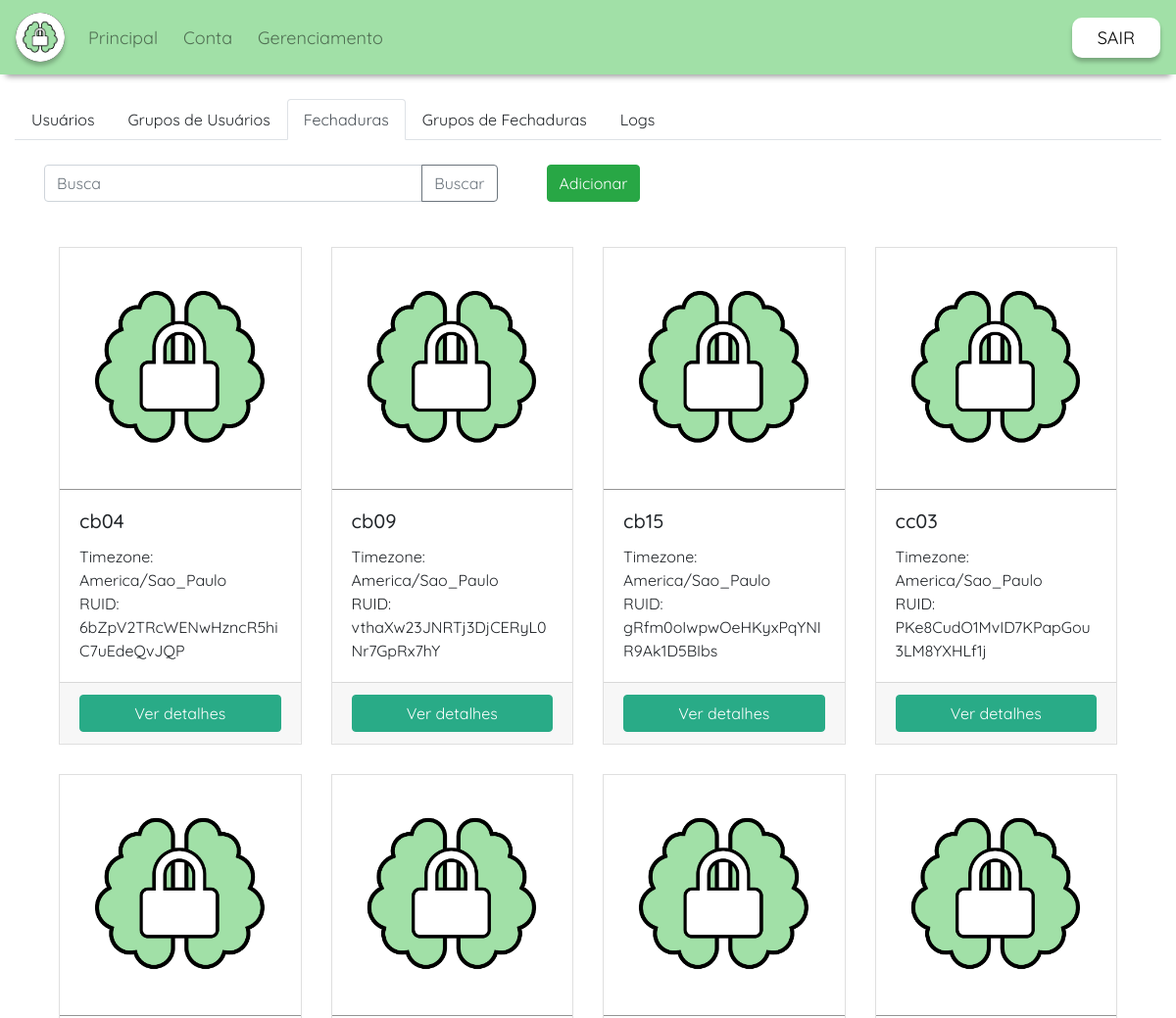
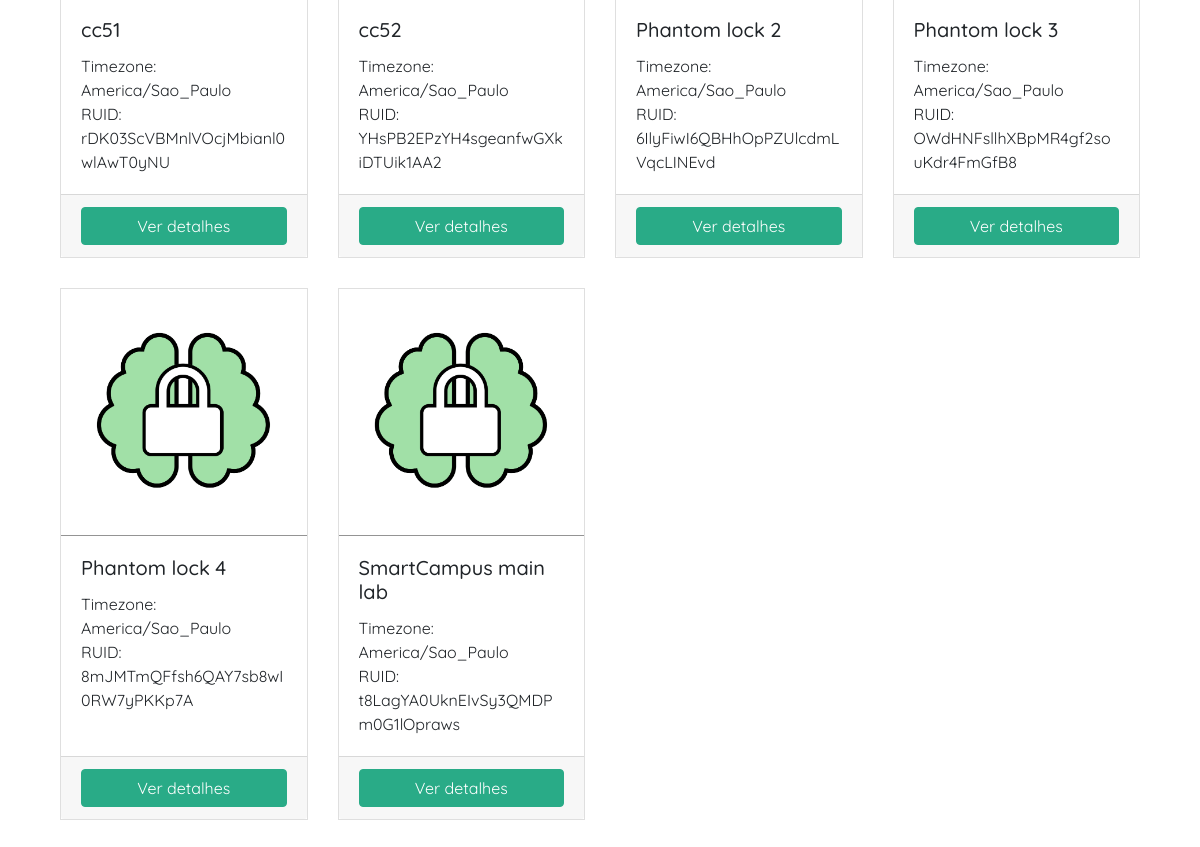
The page /smartlock/manage/locks/ (signed in) on the database its author committed (2 pictures, top to bottom).
### smartlock/models.py (models this page shows, shortened)
class Lock(models.Model):
    name = models.CharField(max_length=150, null=False, blank=False, unique=True)
    tmzn = models.ForeignKey(to=TimeZone,
                             on_delete=models.PROTECT, verbose_name='timezone',
                             null=False, blank=False)
    ruid = models.CharField('RUID', max_length=32, help_text='Random unique identifier',
                            null=False, blank=False, unique=True,
                            default=get_ruid)
    class Meta:
        ordering = [functions.Lower('name')]

class TimeZone(models.Model):
    name = models.CharField(max_length=64, null=False, blank=False, unique=True)
    class Meta:
        ordering = ['name']
    def __str__(self):
        return self.name

### smartlock/templates/smartlock/lock_list.html
{% extends "./lock.html" %}{% block locks_content %}
<div class="container-fluid">
  <div class="row" style="padding-top:25px; width:100%;">
    <div class="col col-sm-5 input-group mb-3">
      <input type="text" class="form-control" placeholder="Busca" aria-label="search"
             aria-describedby="button-addon2">
      <div class="input-group-append">
        <button class="btn btn-outline-secondary" type="button" id="button-addon2">Buscar</button>
      </div>
    </div>
    <div class="col col-sm-2 input-group mb-3" style="margin-left:50px;">
      <a href="{% url 'smartlock:new_lock' %}">
        <button class="btn btn-success" type="button" id="button-addon2">Adicionar</button></a>
    </div>
  </div>
  <div class="row flex-grow-1" >
    <div class="col flex-grow-1" style="padding-top:5px; width:50%;">
      <div class="row flex-grow-1" style="padding-top:25px;">
        {% for lock in object_list %}
        <div class="col-sm-6 col-xs-12 col-md-4 col-lg-3" style="min-width: 250px; margin-bottom:30px">
          <div class="card h-100"  >
            <img src="/static/SmartlockLogoNoName.png" class="card-img-top" alt="...">
            <div class="card-body">
              <h5 class="card-title">{{ lock.name }}</h5>
              <p class="card-text">
                Timezone: {{ lock.tmzn }} <br/>
                RUID: {{ lock.ruid }}
              </p>
            </div>
            <div class="card-footer">
              <a href="{% url 'smartlock:lock' pk=lock.pk %}" class="btn btn-primary">
                Ver detalhes</a>
            </div>
          </div>
        </div>
        {% empty %}
        No locks added.
        {% endfor %}
      </div>
    </div>
  </div>
</div>
{% endblock %}

### smartlock/templates/smartlock/lock.html
{% extends "./manage.html" %}{% block manage_content %}
<div class="container-fluid" >
    {% block locks_content %}{% endblock %}
</div>
{% endblock %}

### smartlock/templates/smartlock/manage.html (shortened to what this page needs)
{% extends "./index.html" %}{% block content %}
<div class="container-fluid" style="padding-top:25px;">
  {% include './tabs.html' %}
  {% block manage_content %}{% endblock %}
</div>
{% endblock %}

### smartlock/templates/smartlock/index.html (shortened to what this page needs)
{% load i18n static %}<!DOCTYPE html>
{% get_current_language as LANGUAGE_CODE %}{% get_current_language_bidi as LANGUAGE_BIDI %}
<html lang="{{ LANGUAGE_CODE|default:"en-us" }}" {% if LANGUAGE_BIDI %}dir="rtl"{% endif %}>
  <head>
    <link rel="stylesheet" href="https://maxcdn.bootstrapcdn.com/bootstrap/4.0.0/css/bootstrap.min.css">
    <link rel="stylesheet" type="text/css" href="{% block stylesheet %}{% static "css/styles.css" %}{% endblock %}">
    {% block responsive %}
    <link rel="stylesheet" type="text/css" href="{% static "css/styles.css" %}">
    {% endblock %}
  </head>
  {% load i18n %}
  <body class="site-container {% if is_popup %}popup {% endif %}{% block bodyclass %}{% endblock %}"
        data-admin-utc-offset="{% now "Z" %}">
    <div id="container" class="site-container">
      {% include './navbar.html' %}
      {% block content %}{% endblock %}
    </div>
  </body>
</html>

### smartlock/templates/smartlock/navbar.html (shortened to what this page needs)
<nav id="main-navbar" class="navbar navbar-expand-lg navbar-light shadow-lg">
  <a class="navbar-brand" href="{% url 'smartlock:index' %}">
    <img src="/static/SmartlockLogoNoName.png" style="margin:0 auto; width:50px; height:50px;"
         class="img-responsive center-block logo-shadow" alt="...">
  </a>
  <div class="collapse navbar-collapse" id="navbarSupportedContent">
    <ul class="navbar-nav mr-auto">
      <li class="nav-item {{ home_page }}">
        <a class="nav-link" href="{% url 'smartlock:index' %}">Principal</a>
      </li>
      <li class="nav-item {{ account_page }}">
        <a class="nav-link" href="{% url 'smartlock:account' %}">Conta</a>
      </li>
      <li class="nav-item {{ manage_page }}">
        <a class="nav-link" href="{% url 'smartlock:manage' %}">Gerenciamento</a>
      </li>
    </ul>
    <a href="{% url 'logout' %}?next={% url 'smartlock:index' %}">
      <button class="btn my-2 my-sm-0 theme-button" type="submit">SAIR</button></a>
  </div>
</nav>

### smartlock/templates/smartlock/tabs.html
<ul class="nav nav-tabs">
    <li class="nav-item">
        <a class="nav-link {{ users_page }}" href="{% url 'smartlock:users' %}">Usuários</a>
    </li>
    <li class="nav-item">
        <a class="nav-link {{ user_groups_page }}"
           href="{% url 'smartlock:user_groups' %}">Grupos de Usuários</a>
    </li>
    <li class="nav-item">
        <a class="nav-link {{ locks_page }}" href="{% url 'smartlock:locks' %}">Fechaduras</a>
    </li>
    <li class="nav-item">
        <a class="nav-link {{ lock_groups_page }}"
           href="{% url 'smartlock:lock_groups' %}">Grupos de Fechaduras</a>
    </li>
    <li class="nav-item">
        <a class="nav-link {{ logs_page }}"
            href="{% url 'smartlock:logs' %}">Logs</a>
    </li>
</ul>

### static/css/styles.css (style rules this page uses)
.row { margin-left: 0; margin-right: 0; }
.col { padding-left: 0; padding-right: 0; }
.navbar { background-color: #A1E0A7; -webkit-box-shadow: 0 8px 6px -6px #999; -moz-box-shadow: 0 8px 6px -6px #999; box-shadow: 0 8px 6px -6px #999; }
.navbar .nav-item .nav-link { transition: .5s; font-size: 18px; margin-right: 10px; }
.card { margin: auto; border-radius: 0; }
.card-img-top { border-radius: 0; }
.card .btn-primary { background-color: #29AB87; border-color: #29AB87; }
.card .btn.btn-primary { margin: auto; display: block; }
.site-container { position: absolute; width: 100%; min-height: 100vh; height: 100vh; top: 0; }
.logo-shadow { width: 350px; height: 350px; background-color: #494949; border-radius:50%; box-shadow: 0px 4px 4px rgba(0, 0, 0, 0.25); }
body { font-family: 'Quicksand', sans-serif; }
.theme-button { background-color:#FFF; padding-left:25px; padding-right:25px; box-shadow: 0px 4px 4px rgba(0, 0, 0, 0.25); border-radius: 10px; color: #000000; font-size: 18px; }
a, a:hover { color: inherit; text-decoration: inherit; }
.card-img-top { border-bottom: thin solid #949494; }

### rows shown on the page
Lock: name "cb04", tmzn "America/Sao_Paulo", ruid "6bZpV2TRcWENwHzncR5hiC7uEdeQvJQP"
Lock: name "cb09", tmzn "America/Sao_Paulo", ruid "vthaXw23JNRTj3DjCERyL0Nr7GpRx7hY"
Lock: name "cb15", tmzn "America/Sao_Paulo", ruid "gRfm0oIwpwOeHKyxPqYNIR9Ak1D5BIbs"
Lock: name "cc03", tmzn "America/Sao_Paulo", ruid "PKe8CudO1MvID7KPapGou3LM8YXHLf1j"
Lock: name "cc51", tmzn "America/Sao_Paulo", ruid "rDK03ScVBMnlVOcjMbianl0wlAwT0yNU"
Lock: name "cc52", tmzn "America/Sao_Paulo", ruid "YHsPB2EPzYH4sgeanfwGXkiDTUik1AA2"
Lock: name "Phantom lock 2", tmzn "America/Sao_Paulo", ruid "6IlyFiwI6QBHhOpPZUlcdmLVqcLINEvd"
Lock: name "Phantom lock 3", tmzn "America/Sao_Paulo", ruid "OWdHNFsllhXBpMR4gf2souKdr4FmGfB8"
Lock: name "Phantom lock 4", tmzn "America/Sao_Paulo", ruid "8mJMTmQFfsh6QAY7sb8wI0RW7yPKKp7A"
Lock: name "SmartCampus main lab", tmzn "America/Sao_Paulo", ruid "t8LagYA0UknEIvSy3QMDPm0G1lOpraws"
